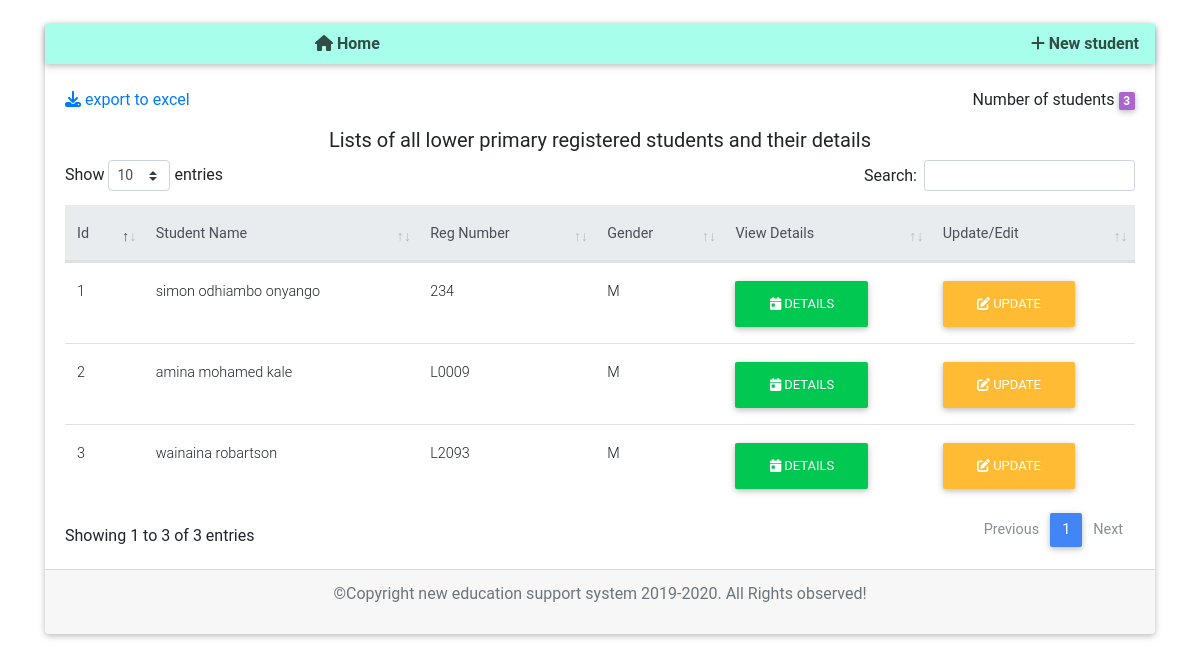
The app's page /home/lower-primary-students/ with its own data.
### school/models.py (models this page shows, shortened)
class Lower_primary(models.Model):
    GENDER_CHOICES = (
        ('M', 'Male'),
        ('F', 'Female'),
    )
    LOWER_PRIMARY_CLASS = (
        ('Grade 1', 'Grade 1'),
    )
    name_regex = RegexValidator(regex=r"^[a-zA-Z\s]+$", message="Only characters are allowed for Student name.")
    phone_number_regex = RegexValidator(regex=r'(\+254)\s*?(\d{3})\s*?(\d{3})\s*?(\d{3})', message="invalid phone number, phone number should be in the format of +254")
    reg_regex = RegexValidator(regex=r'[L]\d{4}', message="Registration number should start with 'L' followed by 4 digits for lower primary otherwise invalid registration number.")
    student_name = models.CharField(validators=[name_regex], max_length=100)
    registration_number = models.CharField(validators=[reg_regex ], max_length=50)
    student_class = models.CharField(max_length=15, choices=LOWER_PRIMARY_CLASS)
    student_gender = models.CharField(max_length=15, choices=GENDER_CHOICES)
    parent_name = models.CharField(max_length=100)
    phone_number = models.CharField(validators=[phone_number_regex], max_length=15, blank=True) # validators should be a list

### school/views.py (the view)
# urls.py: path('home/lower-primary-students/', school_views.LowerPrimaryStudentsListView.as_view(), name='lower-primary-students'),
class LowerPrimaryStudentsListView(ListView):
    model = Lower_primary
    template_name = 'school/lower_primary.html'
    context_object_name = 'students'

### school/templates/school/lower_primary.html (shortened to what this page needs)
 {% extends 'school/base.html'%}
 {% load static %}
 {% block content %}
<div class="container pt-4">
	<div class="card">
		<div class="mb-1 navbar navbar-light teal accent-1">
			<div><a href="{% url 'home' %}" data-toggle="tooltip" title="home menu" class="card-link"><i class="fas fa-home"></i> Home</a></div>
			<div><a href="{% url 'lower-primary-student-create' %}" data-toggle="tooltip" title="register new student" class="card-link"><i class="fas fa-plus"></i> New student</a></div>
		</div>
		<div class="card-body">
		<div class="d-flex justify-content-between">
	    <a href="{% url 'lower-primary-export-excel' %}" class="card-link"><i class="fas fa-download"></i></i> export to excel</a>
		<p>Number of students <span class="badge badge-secondary">{{ students.count }}</span></p>
		</div>
		<h5 class="text-center">Lists of all lower primary registered students and their details</h5>
		<table class="table" id="myTable">
		<thead class="thead-light">
		<tr>
		<th>Id</th>
		<th>Student Name</th>
		<th>Reg Number</th>
		<th>Gender</th>
		<th>View Details</th>
		<th>Update/Edit</th>
		</tr>
		</thead>
		<tbody>
		{% for student in students %}
		<tr>
		<td>{{ student.id }}</td>
		<td>{{ student.student_name }}</td>
		<td> {{ student.registration_number }}</td>
		<td> {{ student.student_gender }}</td>
		<td><a href="{% url 'lower-primary-student-details' student.id %}" data-toggle="tooltip" title="view student details" class="card-link btn btn-success"><i class="fas fa-calendar-day"></i> Details</a></td>
		<td><a href="{% url 'lower-primary-student-update' student.id %}" data-toggle="tooltip" title="update student" class="card-link btn btn-warning"><i class="fas fa-edit"></i> Update</a></td>
		</tr>
		{% endfor %}
		</tbody>
        </table>
		</div>
		<div class="card-footer">
			<p class="text-center text-muted">&copy;Copyright new education support system 2019-2020. All Rights observed!</p>
		</div>
	</div>
</div>
{% endblock content%}

### school/static/css/datatables.css (style rules this page uses)
table.dataTable { clear: both; margin-top: 6px !important; margin-bottom: 6px !important; max-width: none !important; border-collapse: separate !important; border-spacing: 0; }
table.dataTable td, table.dataTable th { -webkit-box-sizing: content-box; box-sizing: content-box; }
table.dataTable thead > tr > th.sorting_asc, table.dataTable thead > tr > th.sorting_desc, table.dataTable thead > tr > th.sorting, table.dataTable thead > tr > td.sorting_asc, table.dataTable thead > tr > td.sorting_desc, table.dataTable thead > tr > td.sorting { padding-right: 30px; }
table.dataTable thead .sorting, table.dataTable thead .sorting_asc, table.dataTable thead .sorting_desc, table.dataTable thead .sorting_asc_disabled, table.dataTable thead .sorting_desc_disabled { cursor: pointer; position: relative; }
table.dataTable thead .sorting:before, table.dataTable thead .sorting:after, table.dataTable thead .sorting_asc:before, table.dataTable thead .sorting_asc:after, table.dataTable thead .sorting_desc:before, table.dataTable thead .sorting_desc:after, table.dataTable thead .sorting_asc_disabled:before, table.dataTable thead .sorting_asc_disabled:after, table.dataTable thead .sorting_desc_disabled:before, table.dataTable thead .sorting_desc_disabled:after { position: absolute; bottom: 0.9em; display: block; opacity: 0.3; }
table.dataTable thead .sorting:before, table.dataTable thead .sorting_asc:before, table.dataTable thead .sorting_desc:before, table.dataTable thead .sorting_asc_disabled:before, table.dataTable thead .sorting_desc_disabled:before { right: 1em; content: "\2191"; }
table.dataTable thead .sorting:after, table.dataTable thead .sorting_asc:after, table.dataTable thead .sorting_desc:after, table.dataTable thead .sorting_asc_disabled:after, table.dataTable thead .sorting_desc_disabled:after { right: 0.5em; content: "\2193"; }
table.dataTable thead .sorting_asc:before, table.dataTable thead .sorting_desc:after { opacity: 1; }

### school/static/css/main.css (style rules this page uses)
html { overflow-y: scroll; }
body { margin: 0; padding: 0; background: #fff; }
.navbar a { color: rgba(0, 0, 0, 0.7); font-weight: bold; }

### records on screen
Lower_primary: id "1", student_name "simon odhiambo onyango", registration_number "234", student_gender "M"
Lower_primary: id "2", student_name "amina mohamed kale", registration_number "L0009", student_gender "M"
Lower_primary: id "3", student_name "wainaina robartson", registration_number "L2093", student_gender "M"

### other values on screen
{{ students.count }} "3"
